Frame 1 (no input): blank canvas, image omitted
Frame 60 (the mouse pressed at the canvas centre just before this capture): blank canvas, image omitted
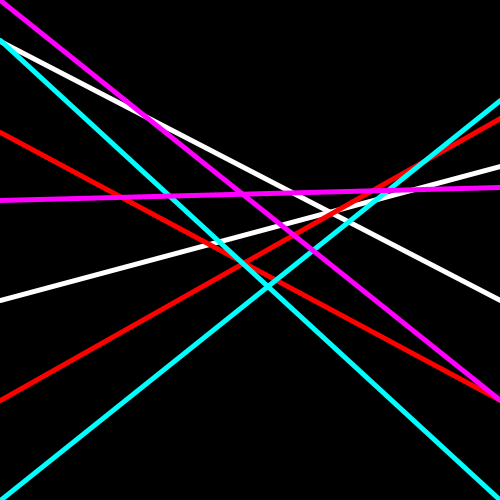
Frame 120 (the mouse held since frame 60 and released just before this capture)

The Processing sketch whose frames 1 and 60 were blank and that drew this single picture after the mouse press (run headless with seeded random() and noise(); from frame 60 on, the mouse is pressed at the canvas centre):

// Processing sketch: processing_113456
// ── processing_113456.pde

void setup()
{
 
  size(500,500);
  strokeWeight(5);

  smooth();
  background(0);
}
 
float w = 200;
float x = 300;
float y = 400;
float z = 500;
 
void draw()
{
  background(0);
 
  if (mousePressed == true) {
    loop();
     
 
    stroke(255);
    line(0, random (0,300), width, x);
    line(0, x, width, random (20,200));
     
    stroke(255, 0, 0);
    line(0, random (0,300), width, y);
    line(0, y, width, random (20,200));
     
    stroke(0, 255,255);
    line(0, random (0,300), width, z);
    line(0, z, width, random (20,200));
    
    stroke(255, 0, 255);
    line(0, random (0.300), width, y);
    line(0, w, width, random (20,200));
  }
}
